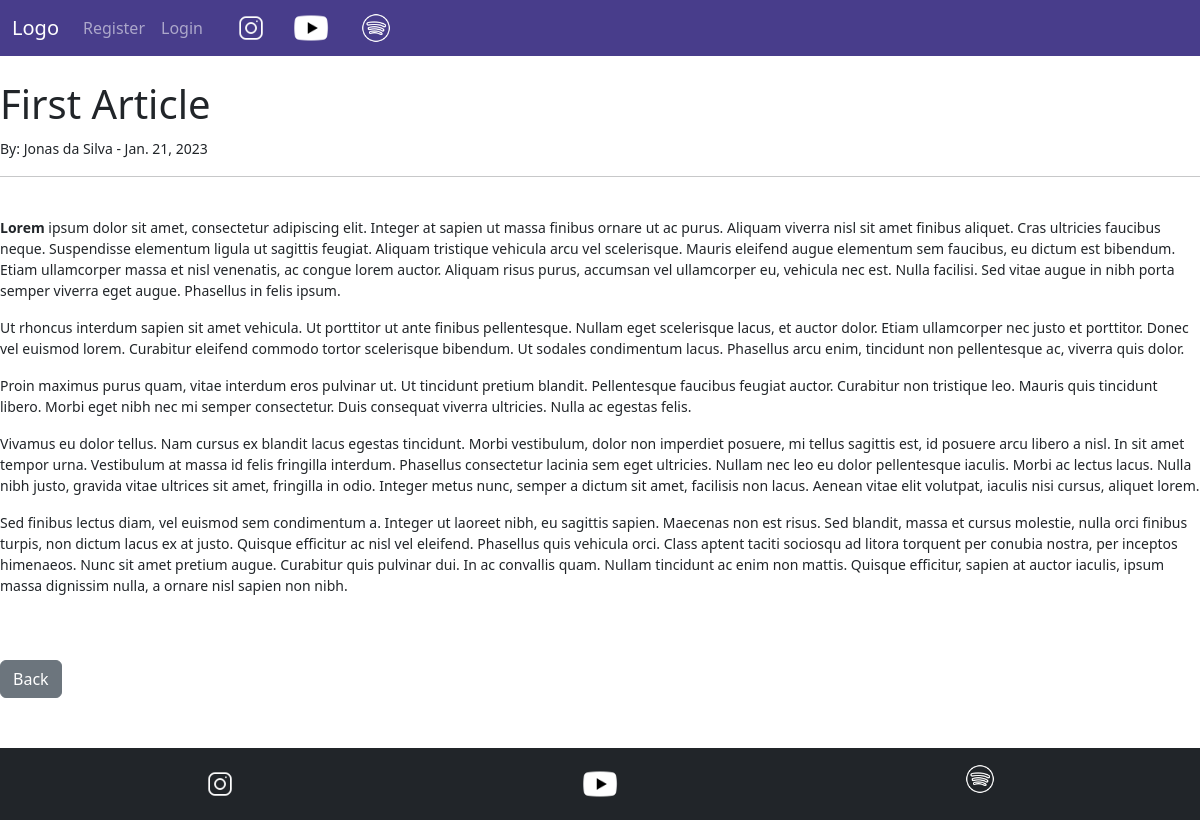
The app's page /article/1 with its own data.
### app/models.py (models this page shows, shortened)
class Article(models.Model):
    title = models.CharField(max_length=255)
    header_image = models.ImageField(null=True, blank=True, upload_to='images/')
    title_tag = models.CharField(max_length=255)
    author = models.ForeignKey(User, on_delete=models.CASCADE)
    body = RichTextField(blank=True, null=True)
    article_date = models.DateField(auto_now_add=True)
    snippet = models.CharField(max_length=255)

### app/views.py (the view)
# urls.py: path('article/<int:pk>', ArticleDetailView.as_view(), name='article'),
class ArticleDetailView(DetailView):
    model = Article
    template_name = 'articles.html'

### app/templates/articles.html (shortened to what this page needs)
{% extends 'base.html' %}
{% block content %}
<h1>{{ article.title }}</h1>
<small>By: {{ article.author.first_name }} {{ article.author.last_name }} -
    {{ article.article_date }}
<hr>
<br/>
{{ article.body|safe }}
<br/><br/>
<a href="{% url 'home' %}" class="btn btn-secondary">Back</a>
{% endblock %}

### app/templates/base.html (style rules this page uses)
body { display: grid; grid-template-rows: 1fr auto; min-height: 100vh; }

### records on screen
Article: title "First Article", author.first_name "Jonas", author.last_name "da Silva", article_date "Jan. 21, 2023", body "Lorem ipsum dolor sit amet, consectetur adipiscing elit. Integer at sapien ut massa finibus ornare ut ac purus. Aliquam viverra nisl sit amet finibus aliquet. Cras ultricies faucibus neque. Suspendisse elementum ligula ut sagittis feugiat. Aliquam tristique vehicula arcu vel scelerisque. Mauris eleifend augue elementum sem faucibus, eu dictum est bibendum. Etiam ullamcorper massa et nisl venenatis, ac congue lorem auctor. Aliquam risus purus, accumsan vel ullamcorper eu, vehicula nec est. Nulla facilisi. Sed vitae augue in nibh porta semper viverra eget augue. Phasellus in felis ipsum. Ut rhoncus interdum sapien sit amet vehicula. Ut porttitor ut ante finibus pellentesque. Nullam eget…"
